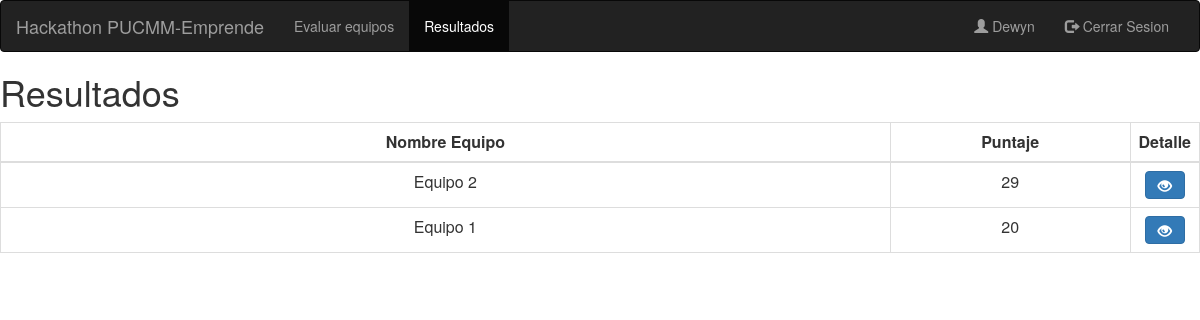
The app's page /resultados (signed in), older data.
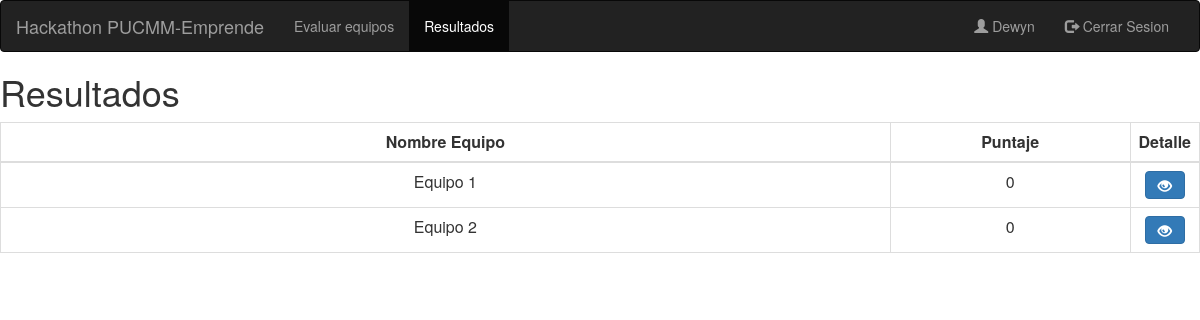
The same page, newer data.
### evaluacion/models.py (models this page shows, shortened)
class Equipo(models.Model):
    nombre = models.CharField(max_length=15, null=False, blank=False)
    puntuacion = models.IntegerField(default=0)
    habilitado = models.BooleanField(null=False, default=True)

### evaluacion/views.py (the view)
# urls.py: path('resultados', ResultadosEquipos.as_view(), name='resultados'),
class ResultadosEquipos(LoginRequiredMixin, ListView):
    model = Equipo
    template_name = 'resultados.html'
    queryset = Equipo.objects.all().order_by('-puntuacion')
    paginate_by = 25
    login_url = settings.LOGIN_URL

### evaluacion/templates/resultados.html (shortened to what this page needs)
<html>
{% load bootstrap3 %}
    {% bootstrap_css %}
{% block navbar %}
    <nav class="navbar navbar-inverse">
        <div class="container-fluid">
            <div class="navbar-header">
                <a class="navbar-brand">Hackathon PUCMM-Emprende</a>
            </div>
            <div class="collapse navbar-collapse" id="myNavbar">
                <ul class="nav navbar-nav">
                    <li><a href="/equipos-evaluar">Evaluar equipos</a></li>
                    <li class="active"><a href="/resultados">Resultados</a></li>
                </ul>
                <ul class="nav navbar-nav navbar-right">
                    <li><a href="#"><span class="glyphicon glyphicon-user"></span> {{ user.get_username | capfirst }}
                    </a></li>
                    <li><a href="/logout"><span class="glyphicon glyphicon-log-out"></span> Cerrar Sesion</a></li>
                </ul>
            </div>
        </div>
    </nav>
{% endblock %}
{% block content %}
    <div class="list-group">
        <h1>Resultados</h1>
        <table class="table table-bordered">
            <thead>
            <tr>
                <td class="text-center"><b>Nombre Equipo</b></td>
                <td class="text-center"><b>Puntaje</b></td>
                <td class="text-center"><b>Detalle</b></td>
            </tr>
            </thead>
            <tbody>
            {% for e in object_list %}
                <tr>
                    <td class="text-center">{{ e.nombre }}</td>
                    <td width="20%" class="text-center">{{ e.puntuacion }}</td>
                    <td width="5%" class="text-center"><a class="btn btn-primary" href="/detalle-puntos/{{ e.id }}">
                        <span class="glyphicon glyphicon-eye-open"></span></a></td>
                </tr>
            {% endfor %}
            </tbody>
        </table>
    </div>
{% endblock %}
</html>

Row changes from the older to the newer data that the page shows:
changed Equipo "Equipo 1": puntuacion "20" → "0"; moves up the list
changed Equipo "Equipo 2": puntuacion "29" → "0"
